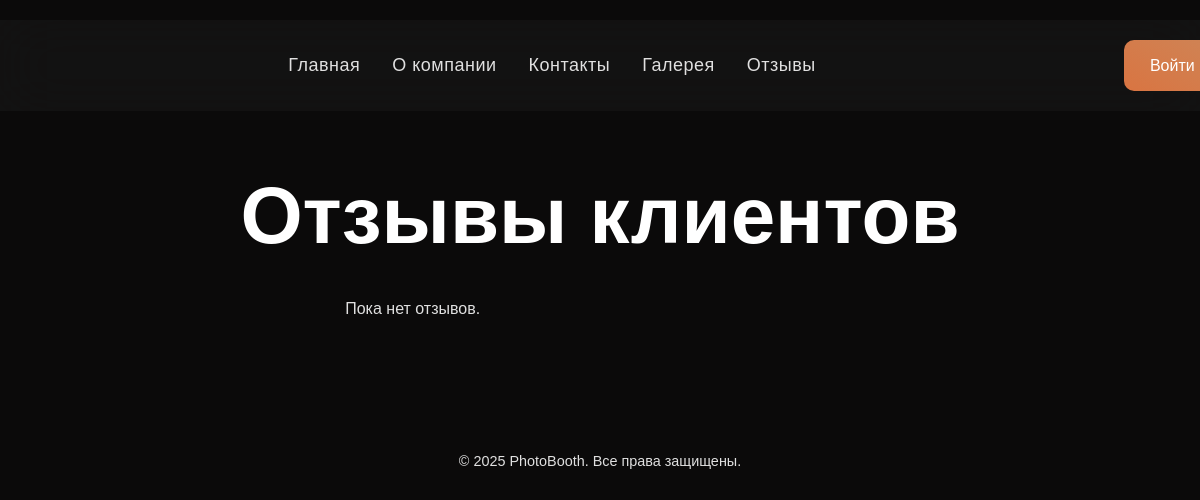
The page /reviews/ on the database as committed earlier.
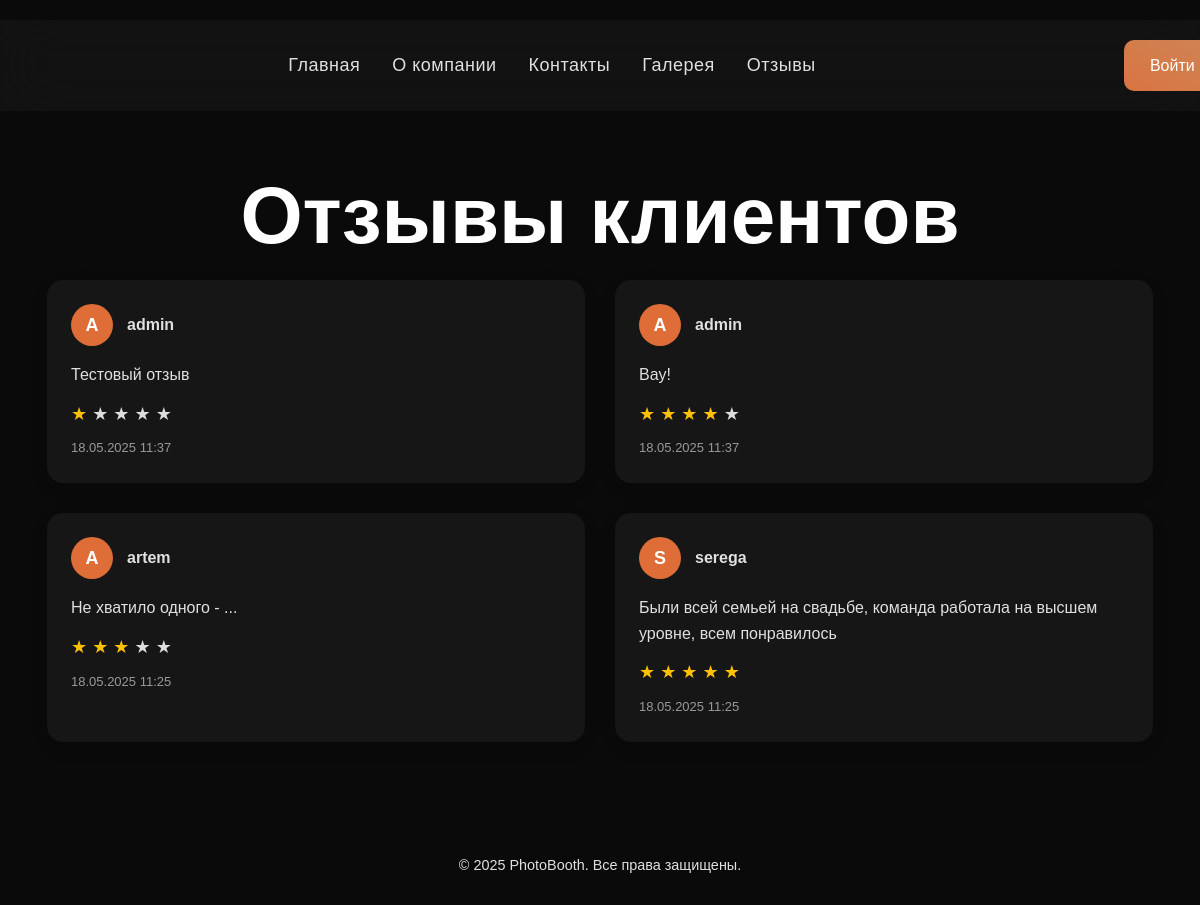
The same page on the database as committed later.
### photobooth/models.py (models this page shows, shortened)
class Review(models.Model):
    RATING_CHOICES = [(i, f'{i} звёзд') for i in range(1, 6)]
    user = models.ForeignKey(User, on_delete=models.CASCADE)
    request = models.ForeignKey(Request, on_delete=models.CASCADE)
    text = models.TextField("Текст отзыва")
    rating = models.IntegerField(choices=RATING_CHOICES, default=5)
    created_at = models.DateTimeField(auto_now_add=True)

### photobooth/views.py (the view)
# urls.py: path('reviews/', views.ReviewListView.as_view(), name='review_list'),
class ReviewListView(ListView):
    model = Review
    template_name = 'photobooth/review_list.html'
    context_object_name = 'reviews'
    ordering = ['-created_at']

### photobooth/templates/photobooth/review_list.html (shortened to what this page needs)
{% extends 'photobooth/base.html' %}
{% block content %}
<section class="request-section">
  <div class="container-gallery">
    <h1 class="section-title">Отзывы клиентов</h1>
    <div class="review-grid">
      {% for review in reviews %}
        <div class="review-card">
          <div class="review-header">
            <div class="review-avatar">{{ review.user.username|first|upper }}</div>
            <div>
              <strong>{{ review.user.username }}</strong>
            </div>
          </div>
          <div class="review-body">
            <p>{{ review.text }}</p>
            <div class="stars">
              {% for i in "12345" %}
                <span class="star {% if forloop.counter <= review.rating %}filled{% endif %}">★</span>
              {% endfor %}
            </div>
            <div class="review-footer">
              {{ review.created_at|date:"d.m.Y H:i" }}
            </div>
          </div>
        </div>
      {% empty %}
        <p style="text-align: center;">Пока нет отзывов.</p>
      {% endfor %}
    </div>
  </div>
</section>
{% endblock %}

Rows that differ between the two databases and show on the page:
added Review: user.username|first "A", user.username "admin", text "Тестовый отзыв", created_at "18.05.2025 11:37"
added Review: user.username|first "A", user.username "admin", text "Вау!", created_at "18.05.2025 11:37"
added Review: user.username|first "A", user.username "artem", text "Не хватило одного - ...", created_at "18.05.2025 11:25"
added Review: user.username|first "S", user.username "serega", text "Были всей семьей на свадьбе, команда работала на высшем уровне, всем понравилось", created_at "18.05.2025 11:25"
Other text that changed with them:
text no longer shown: "Пока нет отзывов."
